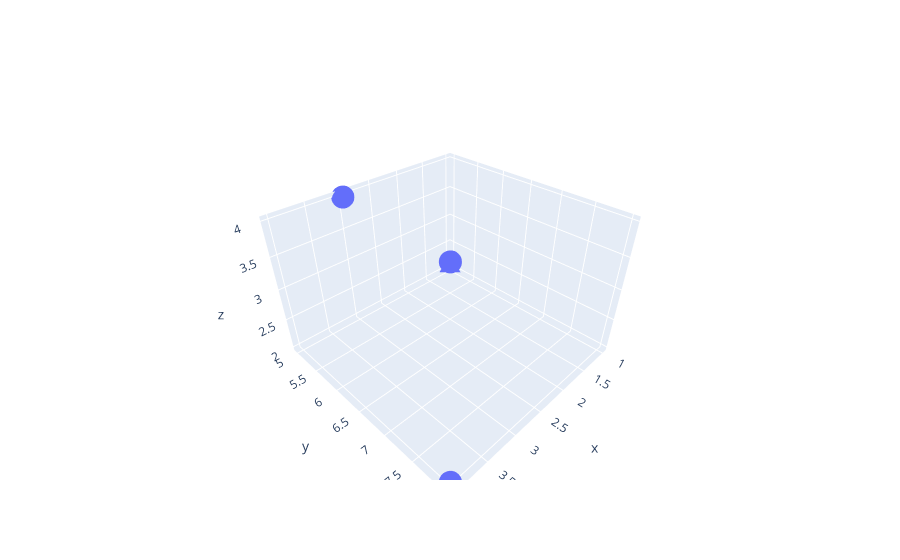

Notebook source saved alongside this figure:
### Code cell
fig = go.Figure()
fig.add_trace(go.Scatter3d(x =[1,2,3,4] , y =[5,6,5,8], z=[2,3,4,2],mode='markers' )) 
fig.show()

### Figure 1 — Plotly figure (JSON) as saved in the notebook; plotly's stock layout.template omitted (floating-point values rounded to 4 significant figures)
{"data": [{"mode": "markers", "type": "scatter3d", "x": [1, 2, 3, 4], "y": [5, 6, 5, 8], "z": [2, 3, 4, 2]}], "layout": {}}
